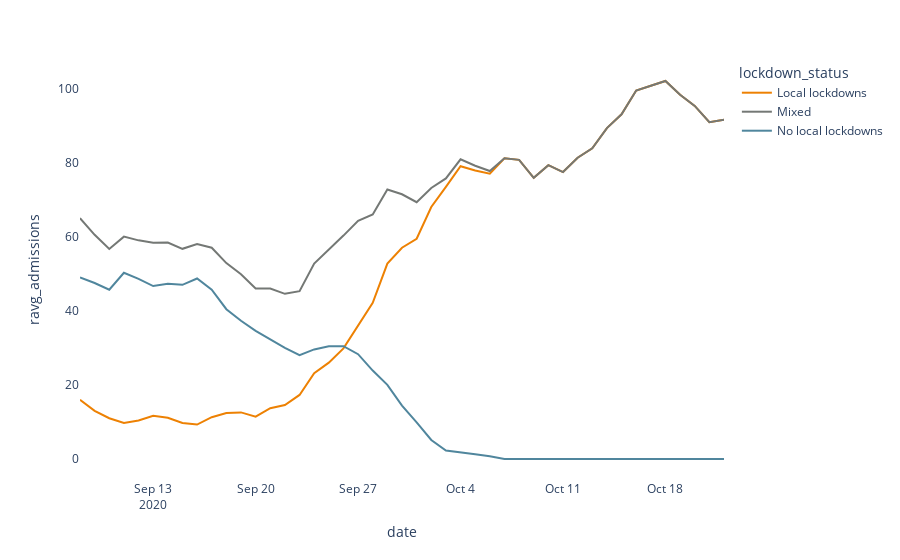

Here is the notebook cell this chart was saved with:
### Code cell
fig = px.line(loc_adm_grouped, x = 'date', y = 'ravg_admissions', 
              color = 'lockdown_status', color_discrete_sequence = ['#ED8103', '#747875', '#50869D'])
fig.update_layout(plot_bgcolor='rgba(0,0,0,0)')
fig.show()
